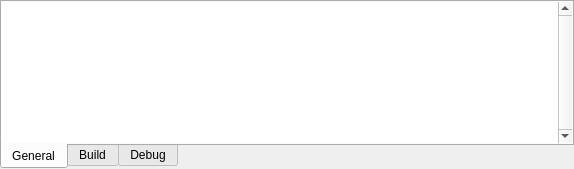
<?xml version="1.0" encoding="UTF-8"?>
<ui version="4.0">
 <class>OutputDialog</class>
 <widget class="QDialog" name="OutputDialog">
  <property name="geometry">
   <rect>
    <x>0</x>
    <y>0</y>
    <width>574</width>
    <height>169</height>
   </rect>
  </property>
  <property name="windowTitle">
   <string>Dialog</string>
  </property>
  <layout class="QGridLayout" name="gridLayout">
   <property name="margin">
    <number>0</number>
   </property>
   <item row="0" column="0">
    <widget class="QTabWidget" name="outputTabWidget">
     <property name="contextMenuPolicy">
      <enum>Qt::DefaultContextMenu</enum>
     </property>
     <property name="acceptDrops">
      <bool>false</bool>
     </property>
     <property name="tabPosition">
      <enum>QTabWidget::South</enum>
     </property>
     <property name="tabShape">
      <enum>QTabWidget::Rounded</enum>
     </property>
     <property name="currentIndex">
      <number>0</number>
     </property>
     <property name="elideMode">
      <enum>Qt::ElideRight</enum>
     </property>
     <property name="usesScrollButtons">
      <bool>true</bool>
     </property>
     <property name="documentMode">
      <bool>false</bool>
     </property>
     <property name="tabsClosable">
      <bool>false</bool>
     </property>
     <property name="movable">
      <bool>false</bool>
     </property>
     <widget class="QWidget" name="generalOutput">
      <attribute name="title">
       <string>General</string>
      </attribute>
      <layout class="QGridLayout" name="gridLayout_5">
       <property name="margin">
        <number>0</number>
       </property>
       <item row="0" column="0">
        <widget class="QPlainTextEdit" name="generalOutputTextEdit">
         <property name="contextMenuPolicy">
          <enum>Qt::NoContextMenu</enum>
         </property>
         <property name="acceptDrops">
          <bool>false</bool>
         </property>
         <property name="frameShape">
          <enum>QFrame::NoFrame</enum>
         </property>
         <property name="lineWidth">
          <number>0</number>
         </property>
         <property name="verticalScrollBarPolicy">
          <enum>Qt::ScrollBarAlwaysOn</enum>
         </property>
         <property name="horizontalScrollBarPolicy">
          <enum>Qt::ScrollBarAsNeeded</enum>
         </property>
         <property name="undoRedoEnabled">
          <bool>false</bool>
         </property>
         <property name="lineWrapMode">
          <enum>QPlainTextEdit::NoWrap</enum>
         </property>
         <property name="readOnly">
          <bool>true</bool>
         </property>
         <property name="textInteractionFlags">
          <set>Qt::LinksAccessibleByKeyboard|Qt::LinksAccessibleByMouse|Qt::TextBrowserInteraction|Qt::TextSelectableByKeyboard|Qt::TextSelectableByMouse</set>
         </property>
         <property name="maximumBlockCount">
          <number>0</number>
         </property>
         <property name="backgroundVisible">
          <bool>false</bool>
         </property>
        </widget>
       </item>
      </layout>
     </widget>
     <widget class="QWidget" name="compilerOutput">
      <attribute name="title">
       <string>Build</string>
      </attribute>
      <layout class="QGridLayout" name="gridLayout_4">
       <property name="margin">
        <number>0</number>
       </property>
       <item row="0" column="0">
        <widget class="QPlainTextEdit" name="compilerOutputTextEdit">
         <property name="contextMenuPolicy">
          <enum>Qt::NoContextMenu</enum>
         </property>
         <property name="acceptDrops">
          <bool>false</bool>
         </property>
         <property name="frameShape">
          <enum>QFrame::NoFrame</enum>
         </property>
         <property name="lineWidth">
          <number>0</number>
         </property>
         <property name="verticalScrollBarPolicy">
          <enum>Qt::ScrollBarAlwaysOn</enum>
         </property>
         <property name="horizontalScrollBarPolicy">
          <enum>Qt::ScrollBarAsNeeded</enum>
         </property>
         <property name="undoRedoEnabled">
          <bool>false</bool>
         </property>
         <property name="lineWrapMode">
          <enum>QPlainTextEdit::NoWrap</enum>
         </property>
         <property name="readOnly">
          <bool>true</bool>
         </property>
         <property name="textInteractionFlags">
          <set>Qt::LinksAccessibleByKeyboard|Qt::LinksAccessibleByMouse|Qt::TextBrowserInteraction|Qt::TextSelectableByKeyboard|Qt::TextSelectableByMouse</set>
         </property>
        </widget>
       </item>
      </layout>
     </widget>
     <widget class="QWidget" name="debuggerOutput">
      <attribute name="title">
       <string>Debug</string>
      </attribute>
      <layout class="QGridLayout" name="gridLayout_6">
       <property name="margin">
        <number>0</number>
       </property>
       <item row="0" column="0">
        <widget class="QPlainTextEdit" name="debuggerOutputTextEdit">
         <property name="contextMenuPolicy">
          <enum>Qt::NoContextMenu</enum>
         </property>
         <property name="acceptDrops">
          <bool>false</bool>
         </property>
         <property name="frameShape">
          <enum>QFrame::NoFrame</enum>
         </property>
         <property name="lineWidth">
          <number>0</number>
         </property>
         <property name="verticalScrollBarPolicy">
          <enum>Qt::ScrollBarAlwaysOn</enum>
         </property>
         <property name="horizontalScrollBarPolicy">
          <enum>Qt::ScrollBarAsNeeded</enum>
         </property>
         <property name="undoRedoEnabled">
          <bool>false</bool>
         </property>
         <property name="lineWrapMode">
          <enum>QPlainTextEdit::NoWrap</enum>
         </property>
         <property name="readOnly">
          <bool>true</bool>
         </property>
         <property name="textInteractionFlags">
          <set>Qt::LinksAccessibleByKeyboard|Qt::LinksAccessibleByMouse|Qt::TextBrowserInteraction|Qt::TextSelectableByKeyboard|Qt::TextSelectableByMouse</set>
         </property>
        </widget>
       </item>
      </layout>
     </widget>
    </widget>
   </item>
  </layout>
 </widget>
 <resources/>
 <connections/>
</ui>
